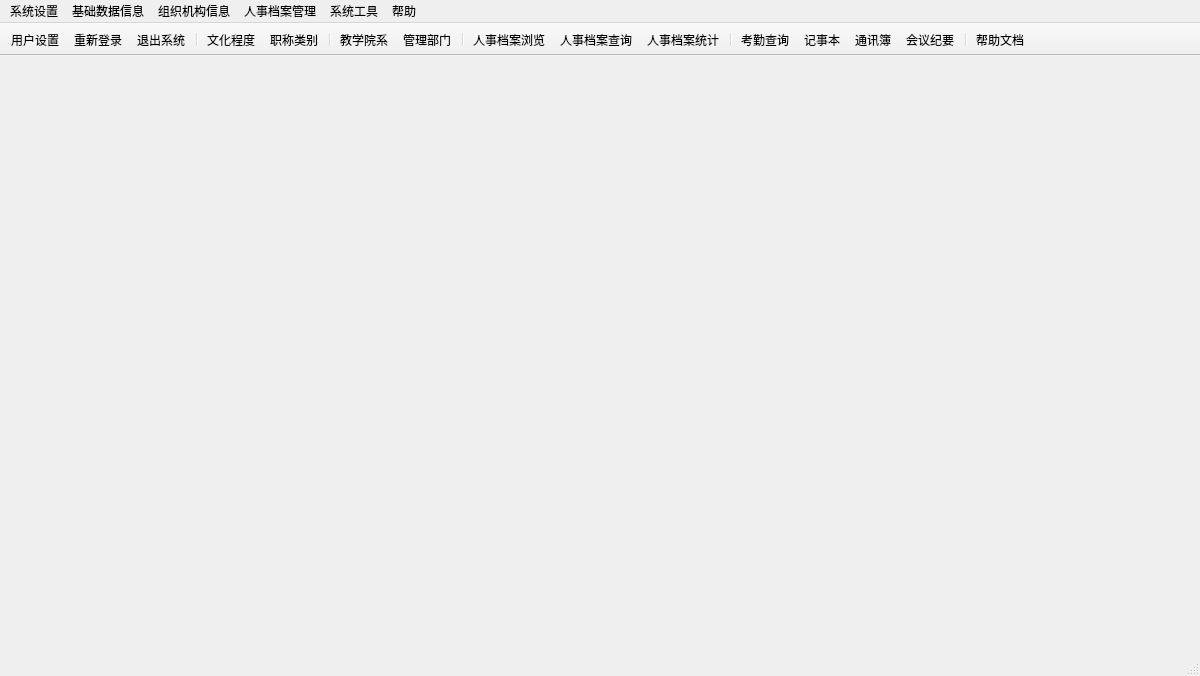
<?xml version="1.0" encoding="UTF-8"?>
<ui version="4.0">
 <class>MainWindow</class>
 <widget class="QMainWindow" name="MainWindow">
  <property name="geometry">
   <rect>
    <x>0</x>
    <y>0</y>
    <width>1200</width>
    <height>676</height>
   </rect>
  </property>
  <property name="minimumSize">
   <size>
    <width>1200</width>
    <height>676</height>
   </size>
  </property>
  <property name="windowTitle">
   <string>高校人事信息数据库应用系统</string>
  </property>
  <property name="windowIcon">
   <iconset resource="res.qrc">
    <normaloff>:/icons/main_icon</normaloff>:/icons/main_icon</iconset>
  </property>
  <property name="windowOpacity">
   <double>1.000000000000000</double>
  </property>
  <property name="statusTip">
   <string>就绪</string>
  </property>
  <property name="styleSheet">
   <string notr="true"/>
  </property>
  <widget class="QWidget" name="mainWidget">
   <property name="styleSheet">
    <string notr="true">#mainWidget {
	border-image: url(:/images/main_background);
}
#mainWidget * {
	border-image: url();
}</string>
   </property>
  </widget>
  <widget class="QMenuBar" name="menuBar">
   <property name="geometry">
    <rect>
     <x>0</x>
     <y>0</y>
     <width>1200</width>
     <height>23</height>
    </rect>
   </property>
   <widget class="QMenu" name="menu">
    <property name="title">
     <string>系统设置</string>
    </property>
    <addaction name="actionSysUserSetting"/>
    <addaction name="separator"/>
    <addaction name="actionSysDbBackup"/>
    <addaction name="actionSysDbRecover"/>
    <addaction name="separator"/>
    <addaction name="actionSysReload"/>
    <addaction name="actionSysExit"/>
   </widget>
   <widget class="QMenu" name="menu_2">
    <property name="title">
     <string>基础数据信息</string>
    </property>
    <addaction name="actionInfNation"/>
    <addaction name="actionInfPosition"/>
    <addaction name="actionInfEducation"/>
    <addaction name="actionInfPolitical"/>
    <addaction name="actionInfDept"/>
    <addaction name="actionInfWage"/>
    <addaction name="actionInfTechnical"/>
    <addaction name="actionInfAdmin"/>
   </widget>
   <widget class="QMenu" name="menu_3">
    <property name="title">
     <string>组织机构信息</string>
    </property>
    <addaction name="actionOrgDept"/>
    <addaction name="actionOrgSection"/>
    <addaction name="actionOrgAuxiliary"/>
    <addaction name="actionOrgAppendant"/>
    <addaction name="actionOrgFulltime"/>
   </widget>
   <widget class="QMenu" name="menu_4">
    <property name="title">
     <string>人事档案管理</string>
    </property>
    <addaction name="actionHumanBrowse"/>
    <addaction name="actionHumanQuery"/>
    <addaction name="actionHumanStatistics"/>
   </widget>
   <widget class="QMenu" name="menu_5">
    <property name="title">
     <string>系统工具</string>
    </property>
    <addaction name="actionToolNotes"/>
    <addaction name="actionToolContacts"/>
    <addaction name="actionToolMeeting"/>
   </widget>
   <widget class="QMenu" name="menu_6">
    <property name="title">
     <string>帮助</string>
    </property>
    <addaction name="actionAbout"/>
    <addaction name="separator"/>
    <addaction name="actionHelpDocument"/>
   </widget>
   <addaction name="menu"/>
   <addaction name="menu_2"/>
   <addaction name="menu_3"/>
   <addaction name="menu_4"/>
   <addaction name="menu_5"/>
   <addaction name="menu_6"/>
  </widget>
  <widget class="QStatusBar" name="statusBar"/>
  <widget class="QToolBar" name="toolBar">
   <property name="enabled">
    <bool>true</bool>
   </property>
   <property name="font">
    <font>
     <kerning>true</kerning>
    </font>
   </property>
   <property name="contextMenuPolicy">
    <enum>Qt::NoContextMenu</enum>
   </property>
   <property name="windowTitle">
    <string>工具栏</string>
   </property>
   <property name="layoutDirection">
    <enum>Qt::LeftToRight</enum>
   </property>
   <property name="movable">
    <bool>false</bool>
   </property>
   <property name="allowedAreas">
    <set>Qt::AllToolBarAreas</set>
   </property>
   <property name="orientation">
    <enum>Qt::Horizontal</enum>
   </property>
   <property name="iconSize">
    <size>
     <width>48</width>
     <height>48</height>
    </size>
   </property>
   <property name="toolButtonStyle">
    <enum>Qt::ToolButtonTextUnderIcon</enum>
   </property>
   <property name="floatable">
    <bool>false</bool>
   </property>
   <attribute name="toolBarArea">
    <enum>TopToolBarArea</enum>
   </attribute>
   <attribute name="toolBarBreak">
    <bool>false</bool>
   </attribute>
   <addaction name="actionSysUserSetting"/>
   <addaction name="actionSysReload"/>
   <addaction name="actionSysExit"/>
   <addaction name="separator"/>
   <addaction name="actionInfEducation"/>
   <addaction name="actionInfTechnical"/>
   <addaction name="separator"/>
   <addaction name="actionOrgDept"/>
   <addaction name="actionOrgSection"/>
   <addaction name="separator"/>
   <addaction name="actionHumanBrowse"/>
   <addaction name="actionHumanQuery"/>
   <addaction name="actionHumanStatistics"/>
   <addaction name="separator"/>
   <addaction name="actionCheckQuery"/>
   <addaction name="actionToolNotes"/>
   <addaction name="actionToolContacts"/>
   <addaction name="actionToolMeeting"/>
   <addaction name="separator"/>
   <addaction name="actionHelpDocument"/>
  </widget>
  <action name="actionSysUserSetting">
   <property name="icon">
    <iconset resource="res.qrc">
     <normaloff>:/icons/icon_user_setting</normaloff>:/icons/icon_user_setting</iconset>
   </property>
   <property name="text">
    <string>用户设置</string>
   </property>
   <property name="toolTip">
    <string>更改用户密码和访问权限
用户设置</string>
   </property>
  </action>
  <action name="actionSysDbBackup">
   <property name="text">
    <string>数据库备份</string>
   </property>
   <property name="toolTip">
    <string>对数据库进行备份
数据库备份</string>
   </property>
  </action>
  <action name="actionSysDbRecover">
   <property name="text">
    <string>数据库还原</string>
   </property>
   <property name="toolTip">
    <string>从数据库备份中还原数据
数据库还原</string>
   </property>
  </action>
  <action name="actionSysReload">
   <property name="icon">
    <iconset resource="res.qrc">
     <normaloff>:/icons/icon_reload</normaloff>:/icons/icon_reload</iconset>
   </property>
   <property name="text">
    <string>重新登录</string>
   </property>
   <property name="toolTip">
    <string>切换用户
重新登录</string>
   </property>
  </action>
  <action name="actionSysExit">
   <property name="icon">
    <iconset resource="res.qrc">
     <normaloff>:/icons/icon_logout</normaloff>:/icons/icon_logout</iconset>
   </property>
   <property name="text">
    <string>退出系统</string>
   </property>
   <property name="toolTip">
    <string>系统关闭
退出系统</string>
   </property>
  </action>
  <action name="actionInfNation">
   <property name="text">
    <string>民族信息</string>
   </property>
   <property name="toolTip">
    <string>对教工民族信息进行管理
民族信息</string>
   </property>
  </action>
  <action name="actionInfPosition">
   <property name="text">
    <string>教工岗位</string>
   </property>
   <property name="toolTip">
    <string>对教工岗位信息进行管理
教工岗位</string>
   </property>
  </action>
  <action name="actionInfEducation">
   <property name="icon">
    <iconset resource="res.qrc">
     <normaloff>:/icons/icon_education</normaloff>:/icons/icon_education</iconset>
   </property>
   <property name="text">
    <string>文化程度</string>
   </property>
   <property name="toolTip">
    <string>对教工文化程度进行管理
文化程度</string>
   </property>
  </action>
  <action name="actionInfPolitical">
   <property name="text">
    <string>政治面貌</string>
   </property>
   <property name="toolTip">
    <string>对教工政治面貌进行管理
政治面貌</string>
   </property>
  </action>
  <action name="actionInfDept">
   <property name="text">
    <string>院系部门</string>
   </property>
   <property name="toolTip">
    <string>对教工院系部门进行管理
院系部门</string>
   </property>
  </action>
  <action name="actionInfWage">
   <property name="text">
    <string>工资等级</string>
   </property>
   <property name="toolTip">
    <string>对教工工资等级进行管理
工资等级</string>
   </property>
  </action>
  <action name="actionInfTechnical">
   <property name="icon">
    <iconset resource="res.qrc">
     <normaloff>:/icons/icon_technical</normaloff>:/icons/icon_technical</iconset>
   </property>
   <property name="text">
    <string>职称类别</string>
   </property>
   <property name="toolTip">
    <string>对教工职称类别进行管理
职称类别</string>
   </property>
  </action>
  <action name="actionInfAdmin">
   <property name="text">
    <string>行政职务</string>
   </property>
   <property name="toolTip">
    <string>对教工行政职务进行管理
行政职务</string>
   </property>
  </action>
  <action name="actionAbout">
   <property name="text">
    <string>关于 Database</string>
   </property>
   <property name="toolTip">
    <string>系统简介
关于 Database</string>
   </property>
  </action>
  <action name="actionHelpDocument">
   <property name="enabled">
    <bool>true</bool>
   </property>
   <property name="icon">
    <iconset resource="res.qrc">
     <normaloff>:/icons/icon_help</normaloff>:/icons/icon_help</iconset>
   </property>
   <property name="text">
    <string>帮助文档</string>
   </property>
   <property name="toolTip">
    <string>对高校人事信息数据库应用系统的用户使用进行说明
帮助文档</string>
   </property>
  </action>
  <action name="actionOrgDept">
   <property name="icon">
    <iconset resource="res.qrc">
     <normaloff>:/icons/icon_orgdept</normaloff>:/icons/icon_orgdept</iconset>
   </property>
   <property name="text">
    <string>教学院系</string>
   </property>
   <property name="toolTip">
    <string>对教学院系信息进行管理
教学院系</string>
   </property>
  </action>
  <action name="actionOrgSection">
   <property name="icon">
    <iconset resource="res.qrc">
     <normaloff>:/icons/icon_orgsection</normaloff>:/icons/icon_orgsection</iconset>
   </property>
   <property name="text">
    <string>管理部门</string>
   </property>
   <property name="toolTip">
    <string>对管理部门信息进行管理
管理部门</string>
   </property>
  </action>
  <action name="actionOrgAuxiliary">
   <property name="text">
    <string>教辅部门</string>
   </property>
   <property name="toolTip">
    <string>对教辅部门信息进行管理
教辅部门</string>
   </property>
  </action>
  <action name="actionOrgAppendant">
   <property name="text">
    <string>附属单位</string>
   </property>
   <property name="toolTip">
    <string>对附属单位信息进行管理
附属单位</string>
   </property>
  </action>
  <action name="actionOrgFulltime">
   <property name="text">
    <string>专职单位</string>
   </property>
   <property name="toolTip">
    <string>对专职单位信息进行管理
专职单位</string>
   </property>
  </action>
  <action name="actionHumanBrowse">
   <property name="icon">
    <iconset resource="res.qrc">
     <normaloff>:/icons/icon_human_browse</normaloff>:/icons/icon_human_browse</iconset>
   </property>
   <property name="text">
    <string>人事档案浏览</string>
   </property>
   <property name="toolTip">
    <string>对教工人事信息进行浏览
人事档案浏览</string>
   </property>
  </action>
  <action name="actionHumanQuery">
   <property name="icon">
    <iconset resource="res.qrc">
     <normaloff>:/icons/icon_human_query</normaloff>:/icons/icon_human_query</iconset>
   </property>
   <property name="text">
    <string>人事档案查询</string>
   </property>
   <property name="toolTip">
    <string>对教工人事信息进行查询
人事档案查询</string>
   </property>
  </action>
  <action name="actionHumanStatistics">
   <property name="icon">
    <iconset resource="res.qrc">
     <normaloff>:/icons/icon_human_statistics</normaloff>:/icons/icon_human_statistics</iconset>
   </property>
   <property name="text">
    <string>人事档案统计</string>
   </property>
   <property name="toolTip">
    <string>对教工人事信息进行统计
人事档案统计</string>
   </property>
  </action>
  <action name="actionToolNotes">
   <property name="icon">
    <iconset resource="res.qrc">
     <normaloff>:/icons/icon_tool_notes</normaloff>:/icons/icon_tool_notes</iconset>
   </property>
   <property name="text">
    <string>记事本</string>
   </property>
   <property name="toolTip">
    <string>对记事本进行管理
记事本</string>
   </property>
  </action>
  <action name="actionToolContacts">
   <property name="icon">
    <iconset resource="res.qrc">
     <normaloff>:/icons/icon_tool_contacts</normaloff>:/icons/icon_tool_contacts</iconset>
   </property>
   <property name="text">
    <string>通讯簿</string>
   </property>
   <property name="toolTip">
    <string>对通讯簿进行管理
通讯录</string>
   </property>
  </action>
  <action name="actionToolMeeting">
   <property name="icon">
    <iconset resource="res.qrc">
     <normaloff>:/icons/icon_tool_meeting</normaloff>:/icons/icon_tool_meeting</iconset>
   </property>
   <property name="text">
    <string>会议纪要</string>
   </property>
   <property name="toolTip">
    <string>对会议纪要进行管理
会议纪要</string>
   </property>
  </action>
  <action name="actionCheckQuery">
   <property name="icon">
    <iconset resource="res.qrc">
     <normaloff>:/icons/icon_check_query</normaloff>:/icons/icon_check_query</iconset>
   </property>
   <property name="text">
    <string>考勤查询</string>
   </property>
   <property name="toolTip">
    <string>考勤查询</string>
   </property>
  </action>
 </widget>
 <layoutdefault spacing="6" margin="11"/>
 <resources>
  <include location="res.qrc"/>
 </resources>
 <connections>
  <connection>
   <sender>actionSysExit</sender>
   <signal>triggered()</signal>
   <receiver>MainWindow</receiver>
   <slot>close()</slot>
   <hints>
    <hint type="sourcelabel">
     <x>-1</x>
     <y>-1</y>
    </hint>
    <hint type="destinationlabel">
     <x>599</x>
     <y>337</y>
    </hint>
   </hints>
  </connection>
 </connections>
</ui>
